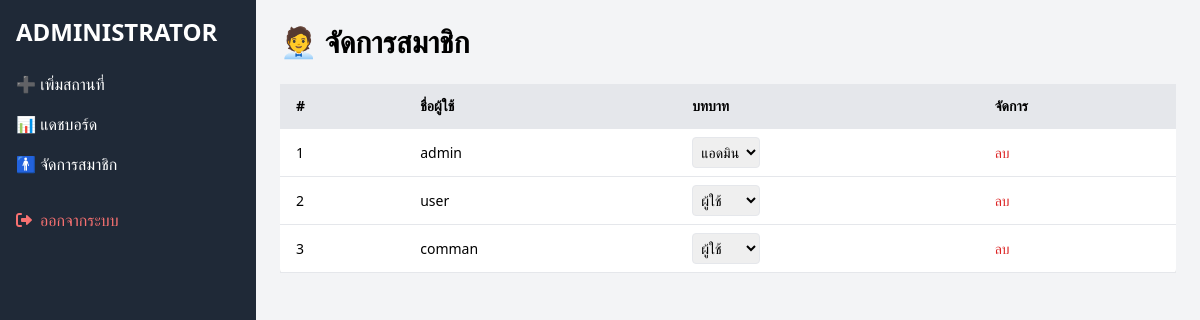
The page /manage_users.php (signed in) on the database its author committed.
### tables this page shows
CREATE TABLE `users` (
  `id` int(11) NOT NULL,
  `username` varchar(100) NOT NULL,
  `password` varchar(255) NOT NULL,
  `role` enum('user','admin') DEFAULT 'user',
  `fullname` varchar(255) DEFAULT NULL,
  `email` varchar(255) DEFAULT NULL,
  `phone` varchar(20) DEFAULT NULL
);

### manage_users.php (the view, shortened to what this page needs)
<?php
$mysqli = new mysqli("localhost", "root", "", "health_checkin_db");
$result = $mysqli->query("SELECT id, username, role FROM users ORDER BY id ASC");
?>
<!DOCTYPE html>
<html lang="th">
<head>
    <script src="https://cdn.tailwindcss.com"></script>
    <link href="https://cdnjs.cloudflare.com/ajax/libs/font-awesome/6.0.0/css/all.min.css" rel="stylesheet">
</head>
<body class="bg-gray-100 flex">
   <div class="w-64 bg-gray-800 text-white min-h-screen p-4">
        <h2 class="text-2xl font-bold mb-6">ADMINISTRATOR</h2>
        <ul>
             <li class="mb-4"><a href="admin.php" class="hover:underline">➕ เพิ่มสถานที่</a></li>
            <li class="mb-4"><a href="dashboard.php" class="hover:underline">📊 แดชบอร์ด</a></li>
            <li class="mb-4"><a href="manage_users.php" class="hover:underline">🚹 จัดการสมาชิก</a></li>
            <li class="mt-8"><a href="logout.php" class="text-red-400 hover:underline"><i class="fas fa-sign-out-alt mr-2"></i>ออกจากระบบ</a></li>
        </ul>
    </div>
<div class="flex-1 p-6">
    <h1 class="text-3xl font-bold mb-6">🧑‍💼 จัดการสมาชิก</h1>
    <div class="overflow-x-auto">
        <table class="min-w-full bg-white rounded shadow text-sm">
            <thead class="bg-gray-200 text-left">
                <tr>
                    <th class="py-3 px-4 border-b">#</th>
                    <th class="py-3 px-4 border-b">ชื่อผู้ใช้</th>
                    <th class="py-3 px-4 border-b">บทบาท</th>
                    <th class="py-3 px-4 border-b">จัดการ</th>
                </tr>
            </thead>
            <tbody>
                <?php while ($user = $result->fetch_assoc()): ?>
                    <tr class="hover:bg-gray-50">
                        <td class="py-2 px-4 border-b"><?= $user['id'] ?></td>
                        <td class="py-2 px-4 border-b"><?= htmlspecialchars($user['username']) ?></td>
                        <td class="py-2 px-4 border-b">
                            <form method="POST">
                                <select name="new_role" class="border rounded p-1 text-sm" onchange="this.form.submit()">
                                    <option value="user" <?= $user['role'] === 'user' ? 'selected' : '' ?>>ผู้ใช้</option>
                                    <option value="admin" <?= $user['role'] === 'admin' ? 'selected' : '' ?>>แอดมิน</option>
                                </select>
                            </form>
                        </td>
                        <td class="py-2 px-4 border-b">
                            <a href="manage_users.php?delete_id=<?= $user['id'] ?>"
                               class="text-red-600 hover:underline"
                               onclick="return confirm('แน่ใจหรือไม่ที่จะลบสมาชิกนี้?');">ลบ</a>
                        </td>
                    </tr>
                <?php endwhile; ?>
            </tbody>
        </table>
    </div>
</div>
</body>
</html>

### rows shown on the page
users: id "1", username "admin", new_role "แอดมิน"
users: id "2", username "user", new_role "ผู้ใช้"
users: id "3", username "comman", new_role "ผู้ใช้"
